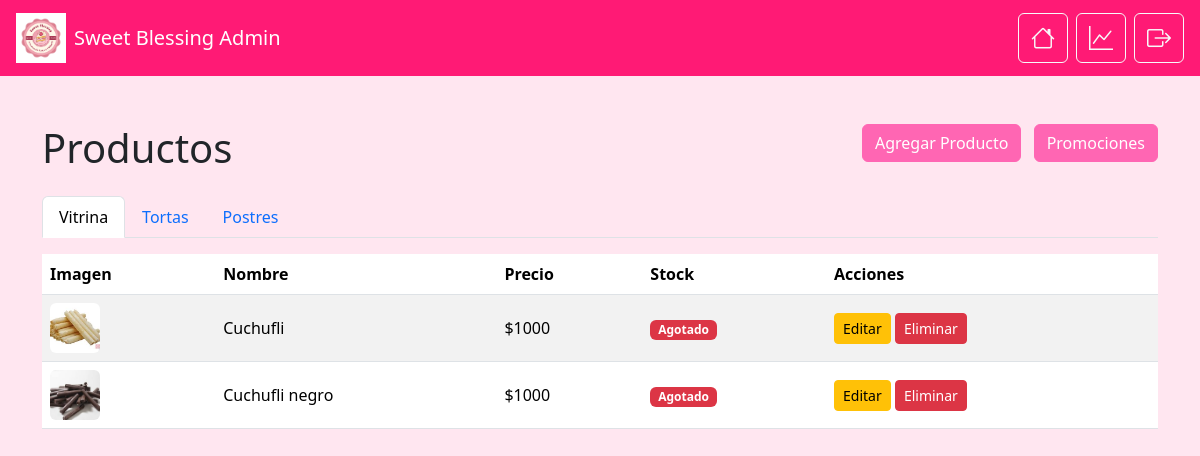
The page /panel/productos/ (signed in) on the database its author committed.
### adminpanel/models.py (models this page shows, shortened)
class Producto(models.Model):
    CATEGORIAS = [
        ('vitrina', 'Repostería de vitrina'),
        ('tortas', 'Tortas'),
        ('postres', 'Postres'),
    ]
    nombre = models.CharField(max_length=100)
    precio = models.IntegerField(verbose_name="Precio")
    categoria = models.CharField(max_length=20, choices=CATEGORIAS)
    descripcion = models.TextField(
        blank=True,
        null=True,
        verbose_name="Descripción"
    )
    imagen = models.ImageField(
        upload_to='productos/',
        null=True,
        blank=True
    )
    stock = models.PositiveIntegerField(default=0)
    destacado = models.BooleanField(
        default=False,
        help_text="Mostrar en inicio"
    )

### adminpanel/views.py (the view)
# urls.py: path("productos/", views.productos, name="productos"),
@staff_member_required
def productos(request):
    if request.method == 'POST':
        form = ProductoForm(request.POST, request.FILES)
        if form.is_valid():
            form.save()
            messages.success(request, 'Producto agregado correctamente.')
            return redirect('adminpanel:productos')
        else:
            messages.error(request, 'Error al agregar el producto. Revisa los datos.')
    else:
        form = ProductoForm()
    productos_bd = Producto.objects.all()
    categorias = ['vitrina', 'tortas', 'postres']
    ctx = {
        'productos': productos_bd,
        'categorias': categorias,
        'form': form
    }
    return render(request, 'adminpanel/productos.html', ctx)

### adminpanel/templates/adminpanel/productos.html (shortened to what this page needs)
{% load static %}
<!DOCTYPE html>
<html lang="es">
<head>
    <link href="https://cdn.jsdelivr.net/npm/bootstrap@5.3.3/dist/css/bootstrap.min.css" rel="stylesheet">
    <link href="https://cdn.jsdelivr.net/npm/bootstrap-icons/font/bootstrap-icons.css" rel="stylesheet">
</head>
<body>
<head>
    <link href="https://cdn.jsdelivr.net/npm/bootstrap@5.3.3/dist/css/bootstrap.min.css" rel="stylesheet">
    <link href="https://cdn.jsdelivr.net/npm/bootstrap-icons/font/bootstrap-icons.css" rel="stylesheet">
</head>
<body>
<nav class="navbar navbar-expand-lg navbar-dark px-3">
    <a class="navbar-brand d-flex align-items-center" href="{% url 'adminpanel:panel_home' %}">
        <img src="{% static 'adminpanel/images/logo.png' %}" alt="Logo Pastelería" width="50" height="50" class="me-2">
        Sweet Blessing Admin
    </a>
    <div class="ms-auto d-flex">
        <a href="{% url 'adminpanel:panel_home' %}" class="btn btn-outline-light me-2" title="Inicio del panel">
            <i class="bi bi-house"></i>
        </a>
        <a href="{% url 'adminpanel:dashboard' %}" class="btn btn-outline-light me-2" title="Dashboard">
            <i class="bi bi-graph-up"></i>
        </a>
        <a href="{% url 'tienda:salir' %}" class="btn btn-outline-light" style="font-size: 1.5rem;" title="Cerrar sesión">
            <i class="bi bi-box-arrow-right"></i>
        </a>
    </div>
</nav>
<div class="container mt-5">
    <div class="d-flex justify-content-between mb-3">
        <h1>Productos</h1>
        <div>
            <button class="btn btn-primary me-2" data-bs-toggle="modal" data-bs-target="#agregarProductoModal">Agregar Producto</button>
            <a href="{% url 'adminpanel:promociones' %}" class="btn btn-primary">Promociones</a>
        </div>
    </div>
    <ul class="nav nav-tabs mb-3" id="categoriaTabs" role="tablist">
        {% for categoria in categorias %}
        <li class="nav-item" role="presentation">
            <button class="nav-link {% if forloop.first %}active{% endif %}"
                    id="{{ categoria|lower }}-tab" data-bs-toggle="tab" data-bs-target="#{{ categoria|lower }}" type="button">
                {{ categoria|capfirst }}
            </button>
        </li>
        {% endfor %}
    </ul>
    <div class="tab-content">
        {% for categoria in categorias %}
        <div class="tab-pane fade {% if forloop.first %}show active{% endif %}" id="{{ categoria|lower }}" role="tabpanel">
            <table class="table table-striped align-middle">
                <thead>
                    <tr>
                        <th>Imagen</th>
                        <th>Nombre</th>
                        <th>Precio</th>
                        <th>Stock</th>
                        <th>Acciones</th>
                    </tr>
                </thead>
                <tbody>
                    {% for p in productos %}
                        {% if p.categoria|lower == categoria|lower %}
                        <tr>
                            <td>
                                {% if p.imagen %}
                                    <img src="{{ p.imagen.url }}" alt="{{ p.nombre }}" width="50" height="50" style="object-fit: cover;" class="rounded">
                                {% else %}
                                    <span class="text-muted small">Sin imagen</span>
                                {% endif %}
                            </td>
                            <td>{{ p.nombre }}</td>
                            <td>${{ p.precio }}</td>
                            <td>
                                {% if p.stock > 0 %}{{ p.stock }}{% else %}<span class="badge bg-danger">Agotado</span>{% endif %}
                            </td>
                            <td>
                                <a href="{% url 'adminpanel:editar_producto' p.pk %}" class="btn btn-warning btn-sm">Editar</a>
                                <button class="btn btn-danger btn-sm" data-bs-toggle="modal" data-bs-target="#eliminarProductoModal{{ p.pk }}">Eliminar</button>
                            </td>
                        </tr>
                        {% endif %}
                    {% empty %}
                        <tr><td colspan="5" class="text-center">No hay productos registrados.</td></tr>
                    {% endfor %}
                </tbody>
            </table>
        </div>
        {% endfor %}
    </div>
</div>
</body>
</html>

### adminpanel/templates/adminpanel/productos.html (style rules this page uses)
body { background-color: #ffe6f0; }
.navbar { background-color: #ff1a75 !important; }
.btn-primary { background-color: #ff66b3; border-color: #ff66b3; color: white; }
.btn-warning { background-color: #ff66b3; border-color: #ff66b3; color: white; }
.btn-danger { background-color: #ff66b3; border-color: #ff66b3; color: white; }
.btn-outline-light { font-size: 1.5rem; }

### rows shown on the page
Producto: imagen (picture), nombre "Cuchufli", precio "1000", stock "Agotado"
Producto: imagen (picture), nombre "Cuchufli negro", precio "1000", stock "Agotado"

### other values the page prints
{{ categoria|capfirst }} "Vitrina" "Tortas" "Postres"
